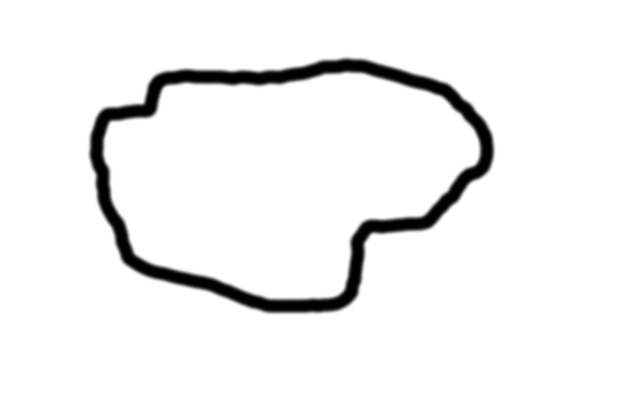
#> input picture Tests/ControlDesign/BallOnPlate/contour.png, 640 x 400 px
$ python getcont.py   (Python 2 division)
#> lines starting #> are read from the running program, lines starting #| are printed output that depends on the picture; after the words box and inside, x2 and y2 are one past the last pixel; in counts of white or black regions, pixels touching at a corner belong together
import numpy as np
import scipy.signal as sg
import scipy.interpolate as intp
import matplotlib.pyplot as plt
import cv2

def gen_gauss(N):
    sigma = float(N)/3
    x = np.arange(-N,N+1)
    y = 1/np.sqrt(2*np.pi*sigma**2)*np.exp(-x**2/(2*sigma**2));
    y = y/sum(y);
    return y

TimeFactor = 5
XSize = 0.3
YSize = 0.2

#fname = 'contour.png'
#fname = 'fiore.png'
fname = raw_input('Filename: ')
#> the answer given: contour.png

im = cv2.imread(fname)
#> im is the input picture: shape (400, 640, 3); min 0, max 255, mean 241.4
plt.imshow(im);
plt.show()

Xpt = np.shape(im)[1]
#> Xpt = 640
Ypt = np.shape(im)[0]
#> Ypt = 400

imgray = cv2.cvtColor(im,cv2.COLOR_BGR2GRAY)
ret,thresh = cv2.threshold(imgray,127,255,0)
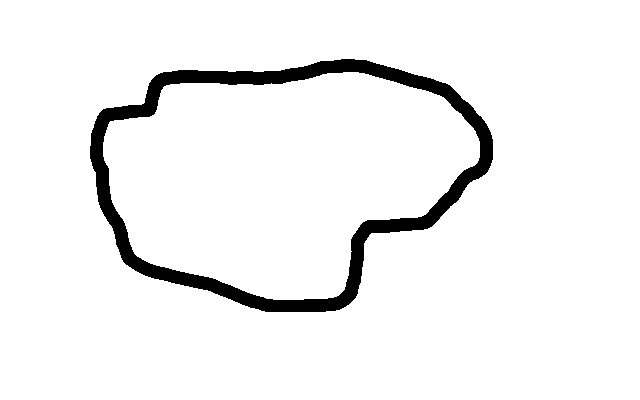
#> thresh: shape (400, 640); 94.7% white; 1 black region
contours, hierarchy = cv2.findContours(thresh,cv2.RETR_TREE,cv2.CHAIN_APPROX_SIMPLE)
#> contours = 3 contours; box (x1, y1, x2, y2) and area: (0, 0, 640, 400) 254961, (89, 58, 494, 313) 74772, (103, 72, 480, 300) 60144

N=len(contours)
#> N = 3
for n in np.arange(0,N):
    cnt = contours[n]
    print len(cnt)
    print np.shape(cnt)
#> this loop made 3 passes
#> cnt on pass 1: [[0, 0], [0, 399], [639, 399], [639, 0]]
#| 4
#| 405
#| 380

cv2.drawContours(im,contours[1],-1,(0,255,0),3)
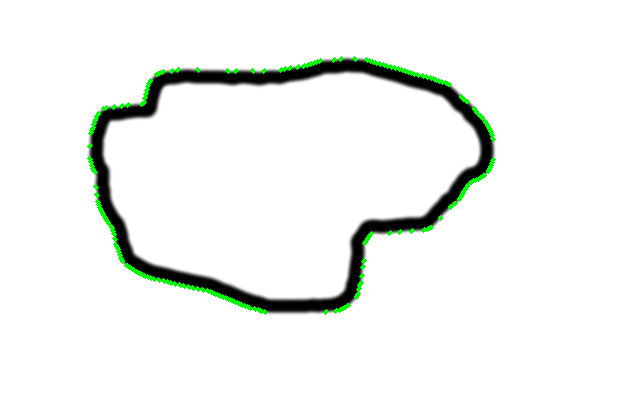
#> im: shape (400, 640, 3); 1.14% of pixels changed, all inside (x1, y1, x2, y2) = (87, 56, 496, 315)

plt.imshow(im)
plt.show()

cnt = contours[1]
#> cnt = contour of 405 points, box (x1, y1, x2, y2) (89, 58, 494, 313), area 74772
data = cnt[:][:,0]
#> data = 405 pairs, first value 89 to 493, second value 58 to 312
x=data[:,0]
#> x = 405 values, max 493 at index 83, min 89 at index 320, mean 279.2
y=data[:,1]
#> y = 405 values, max 312 at index 174, min 58 at index 1, mean 182.4
#plt.plot(x,y)
#plt.show()

x = np.hstack((x,x[0]))
#> x = 406 values, max 493 at index 83, min 89 at index 320, mean 279.4
y = np.hstack((y,y[0]))
#> y = 406 values, max 312 at index 174, min 58 at index 1, mean 182.1

base = np.linspace(0,len(x),len(x))
#> base = 406 values from 0 to 406
basen = np.linspace(0,len(x),2000)
#> basen = 2000 values from 0 to 406

fx = intp.interp1d(base,x,kind='cubic')
fy = intp.interp1d(base,y,kind='cubic')
#fx = intp.interp1d(base,x)
#fy = intp.interp1d(base,y)

xn = fx(basen)
#> xn = 2000 values, max 493.2 at index 412, min 88.78 at index 1582, mean 279.3
yn = fy(basen)
#> yn = 2000 values, max 312.2 at index 861, min 57.82 at index 8, mean 182.4
#xn = xn[0:-1]
#yn = yn[0:-1]

xn = XSize*xn/Xpt-XSize/2
#> xn = 2000 values, max 0.0812 at index 412, min -0.108 at index 1582, mean -0.0191
yn = -1.0*(YSize*yn/Ypt-YSize/2)
#> yn = 2000 values, max 0.0711 at index 8, min -0.0561 at index 861, mean 0.00882

plt.plot(xn,yn)
plt.axis([-0.15,0.15,-0.10,0.10])
plt.show()
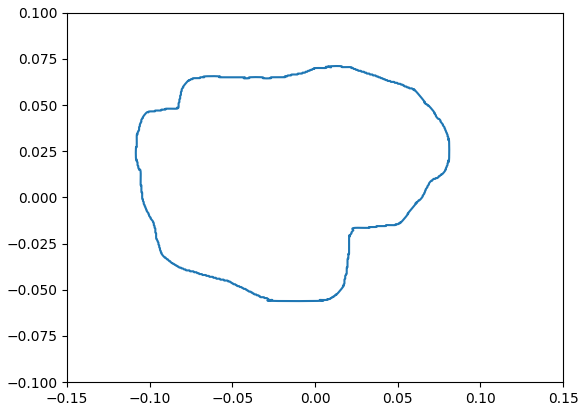
#> figure drawn by matplotlib, 1 panel

np.savetxt('dataX.dat',xn)
np.savetxt('dataY.dat',yn)
